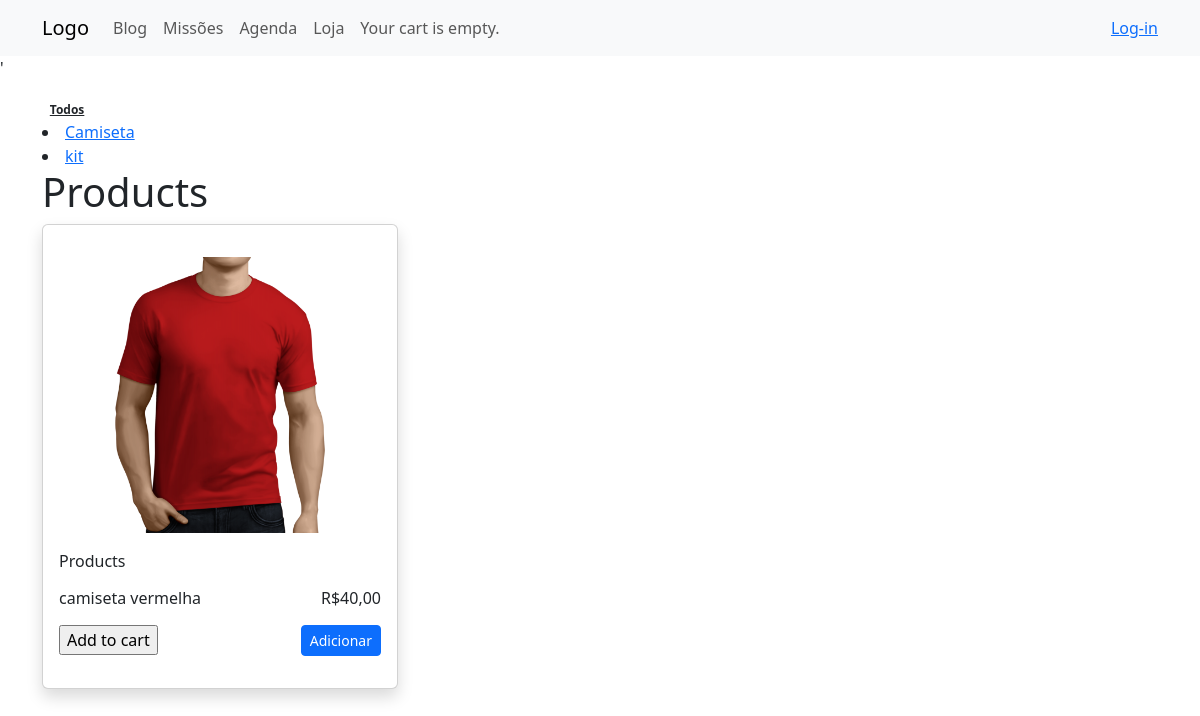
The page /store/ on the database as committed earlier.
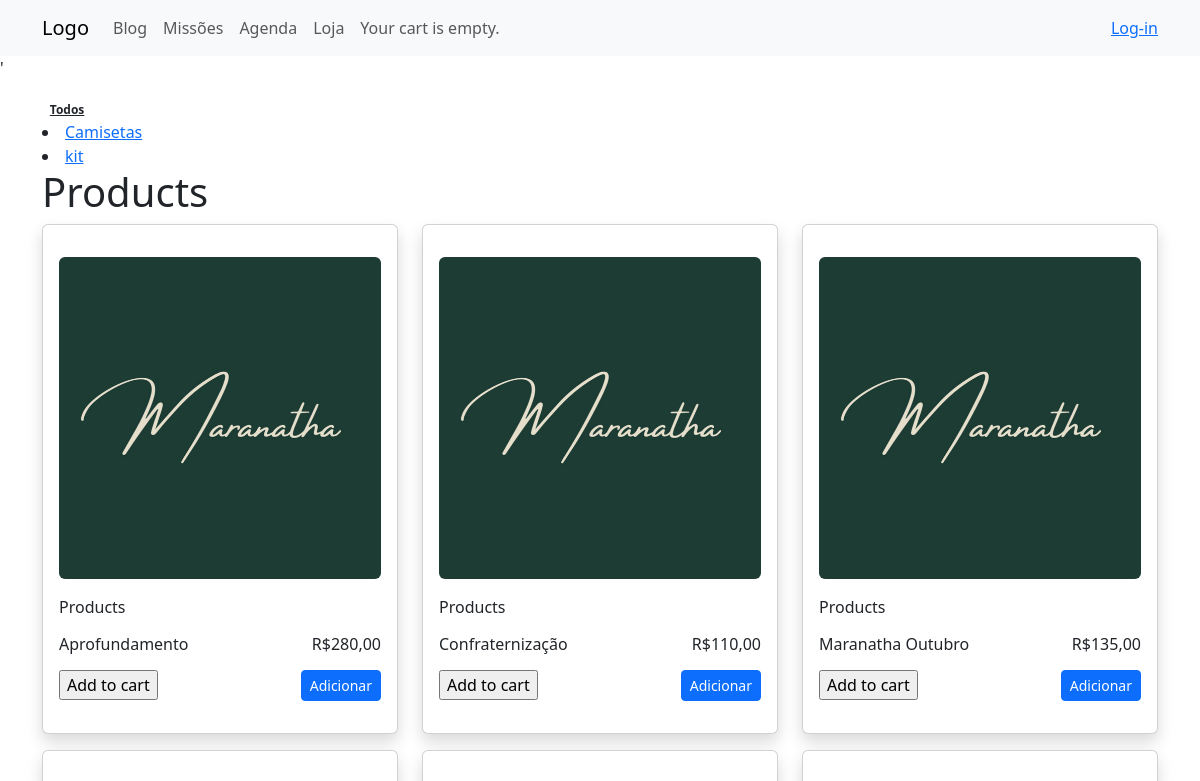
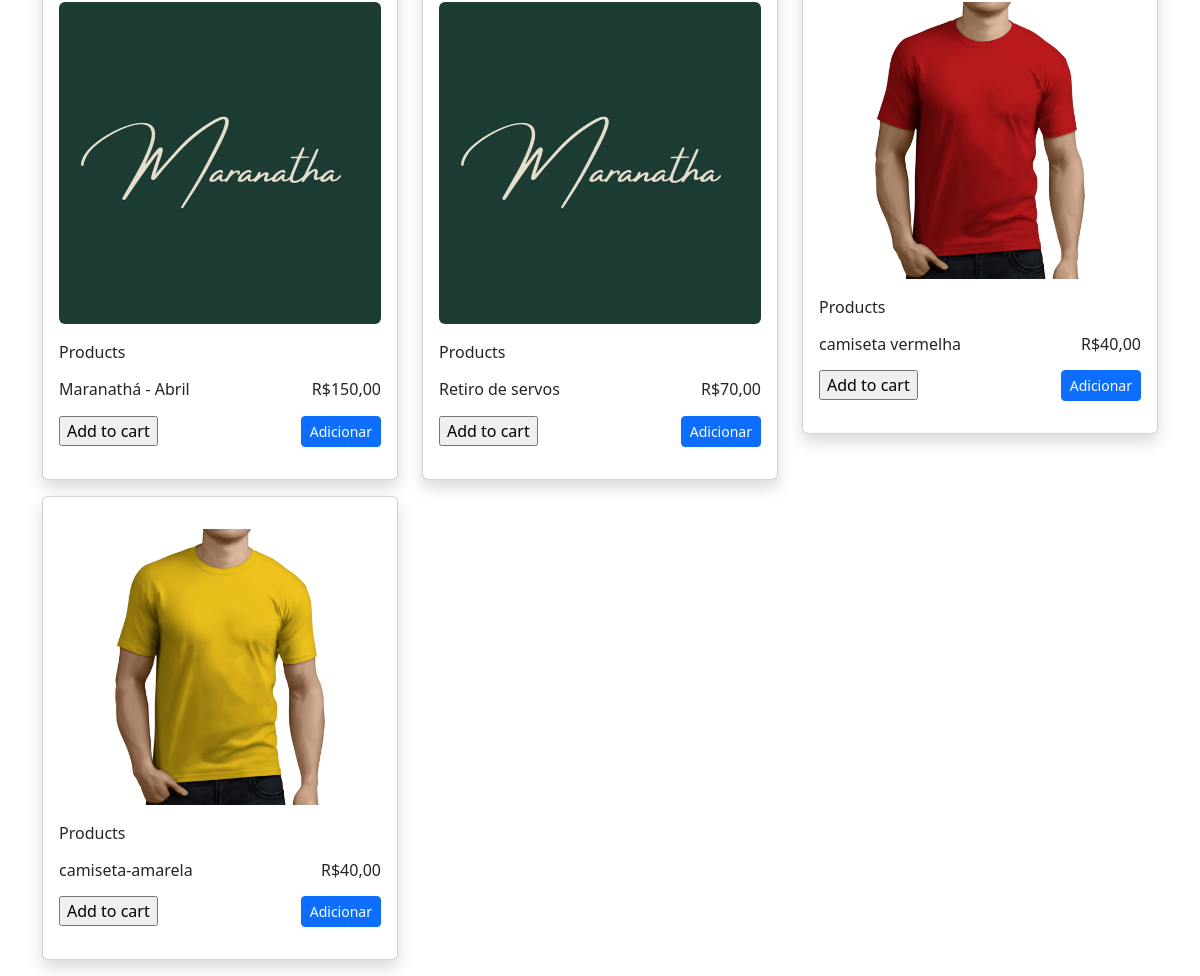
The same page on the database as committed later (2 pictures, top to bottom).
### store/models.py (models this page shows, shortened)
class Category(models.Model):
    name = models.CharField(max_length=200)
    slug = models.SlugField(max_length=200, unique=True)
    class Meta:
        ordering = ['name']
        indexes = [
            models.Index(fields=['name']),
        ]
        verbose_name = 'categoria'
        verbose_name_plural = 'categorias'
    def get_absolute_url(self):
        return reverse('store:product_list_by_category',
                       args=[self.slug])

class Product(models.Model):
    mission = models.ForeignKey(Mission, related_name='mission', on_delete=models.CASCADE)
    category = models.ForeignKey(Category, related_name='products', on_delete=models.CASCADE)
    name = models.CharField(max_length=200)
    slug = models.SlugField(max_length=200)
    image = models.ImageField(upload_to='products/%Y/%m/%d', blank=True)
    description = models.TextField(blank=True)
    price = models.DecimalField(max_digits=10, decimal_places=2)
    available = models.BooleanField(default=True)
    created = models.DateTimeField(auto_now_add=True)
    updated = models.DateTimeField(auto_now=True)
    class Meta:
        ordering = ['name']
        indexes = [
            models.Index(fields=['id', 'slug']),
            models.Index(fields=['name']),
            models.Index(fields=['-created']),
        ]
    def get_absolute_url(self):
        return reverse('store:product_detail',
                       args=[self.id, self.slug])

### store/views.py (the view)
# urls.py: path('', views.product_list, name='product_list'),
def product_list(request, category_slug=None):
    category = None
    categories = Category.objects.all()
    products = Product.objects.filter(available=True)
    if category_slug:
        category = get_object_or_404(Category,
                                     slug=category_slug)
        products = products.filter(category=category)
    return render(request,
                  'store/product/list.html',
                  {'category': category,
                   'categories': categories,
                   'products': products})

### cart/cart.py (called while the page is built)
    def __len__(self):
        return sum(item['quantity'] for item in self.cart.values())

### cart/context_processors.py (called while the page is built)
def cart(request):
    return {'cart': Cart(request)}

### store/templates/store/product/list.html (shortened to what this page needs)
{% extends "base.html" %}
{% load blog_tags %}
{% load static %}
{% block body %}
<div>
    <div>
      <div>
        {% if not category %}
            <a href="{% url 'store:product_list' %}" class="badge badge-light text-dark">Todos</a>
        {% else %}
            <a href="{% url 'store:product_list' %}" class="badge badge-primary">Todos</a>
        {% endif %}
      </div>
      {% for c in categories %}
        <li >
          <a href="{{ c.get_absolute_url }}">{{ c.name }}</a>
        </li>
      {% endfor %}
    </div>
</div>
  <div id="main" class="product-list">
    <h1>{% if category %}{{ category.name }}{% else %}Products
    {% endif %}</h1>
    <div class="row">
        {% for product in products %}
            <div class="col-12 col-md-4 mb-3">
                <div class="card shadow pt-3">
                    <div class="card-body">
                        <div class="mb-3">
                            <a href="{{ product.get_absolute_url }}">
                                <img src="{% if product.image %}{{ product.image.url }}{% else %}{% static 'img/no_image.png' %}{% endif %}" class="rounded img-fluid w-100">
                            </a>
                        </div>
                        <div class="mb-3 d-flex justify-content-between">
                            <div>
                                {% if category %}
                                    {{ category.name }}
                                {% else %}
                                    Products
                                {% endif %}
                            </div>
                        </div>
                        <div class="mb-3">
                            <h6 class="d-flex justify-content-between">
                                <div>{{ product.name }}</div>
                                <div>R${{ product.price }}</div>
                            </h6>
                        </div>
                        <div class="mb-3 d-flex justify-content-between">
                            <div>
                                <form action="{% url "cart:cart_add" product.id %}" method="post">
                                    <input type="submit" value="Add to cart">
                                </form>
                            </div>
                            <div>
                                <button type="button" class="btn btn-primary btn-sm">Adicionar</button>
                            </div>
                        </div>
                    </div>
                </div>
            </div>
            {% endfor %}
    </div>
  </div>
{% endblock %}

### templates/base.html (shortened to what this page needs)
<!DOCTYPE HTML>
<html>
	<head>
		<link rel="stylesheet" href="https://cdn.jsdelivr.net/npm/bootstrap@5.3.0-alpha1/dist/css/bootstrap.min.css" />
	</head>
	<body class="">
		<header class="">
			{% block header %}
                {% include 'header_navbar.html' %}
            {% endblock %}
		</header>'
        <div class="container pt-3">
            {% block body %}
            {% endblock %}
        </div>
</html>

### templates/header_navbar.html (shortened to what this page needs)
{% load static %}
<nav class="navbar navbar-expand-lg bg-body-tertiary">
  <div class="container">
    <a class="navbar-brand" href="{% url 'landing_page:landing_page' %}">Logo</a>
    <div class="collapse navbar-collapse" id="navbarSupportedContent">
      <ul class="navbar-nav me-auto mb-2 mb-lg-0">
        <li class="nav-item">
          <a class="nav-link" href="{% url 'core:post_list' %}">Blog</a>
        </li>
        <li class="nav-item">
          <a class="nav-link" href="{% url 'mission:mission_list' %}">Missões</a>
        </li>
        <li class="nav-item">
          <a class="nav-link" href="{% url 'schedule:schedule_list' %}">Agenda</a>
        </li>
        <li class="nav-item">
          <a class="nav-link" href="{% url 'store:product_list' %}">Loja</a>
        </li>
        <li class="nav-item">
          <a class="nav-link" href="{% url 'store:product_list' %}">
            {% with total_items=cart|length %}
              {% if total_items > 0 %}
                Your cart:
                <a href="{% url "cart:cart_detail" %}">
                  {{ total_items }} item{{ total_items|pluralize }},
                  ${{ cart.get_total_price }}
                </a>
              {% else %}
                Your cart is empty.
              {% endif %}
            {% endwith %}
          </a>
        </li>
      </ul>
      <div>
        <ul class="navbar-nav me-auto mb-2 mb-lg-0">
          {% if request.user.is_authenticated %}
          <li class="nav-item dropdown">
            <a class="nav-link dropdown-toggle" href="#" role="button" data-bs-toggle="dropdown" aria-expanded="false">
              Config
            </a>
            <ul class="dropdown-menu">
              <li><a class="dropdown-item" href="{% url 'account:edit' %}">Editar</a></li>
              <li><a class="dropdown-item" href="{% url 'account:password_change' %}">Alterar Senha</a></li>
              <li><hr class="dropdown-divider"></li>
              <li><a class="dropdown-item" href="{% url 'account:logout' %}">Sair</a></li>
            </ul>
          </li>
        {% else %}
          <a href="{% url 'account:login' %}">Log-in</a>
        {% endif %}
        </ul>
      </div>
    </div>
  </div>
</nav>

Rows that differ between the two databases and show on the page:
changed Category: name "Camiseta" → "Camisetas"
added Product: image (picture), name "Aprofundamento", price "280,00"
added Product: image (picture), name "Confraternização", price "110,00"
added Product: image (picture), name "Maranatha Outubro", price "135,00"
added Product: image (picture), name "Maranathá - Abril", price "150,00"
added Product: image (picture), name "Retiro de servos", price "70,00"
added Product: image (picture), name "camiseta-amarela", price "40,00"
